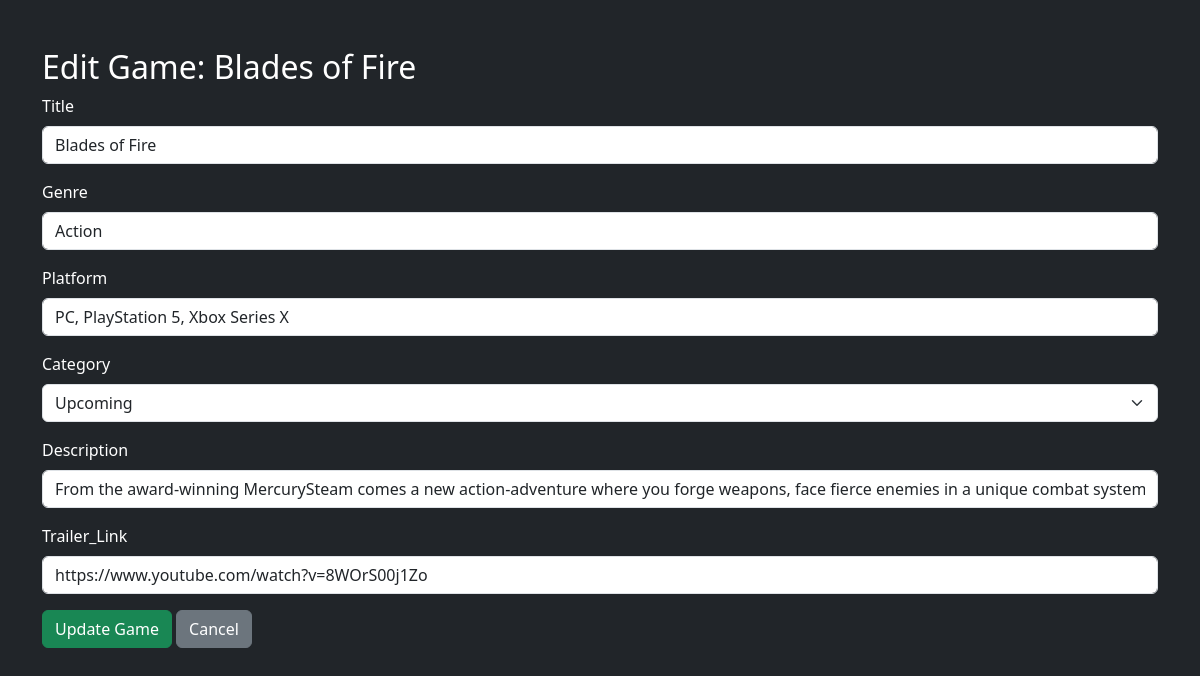
The app's page /admin/edit_game.php?id=13 (signed in) with its own data.
### tables this page shows
CREATE TABLE `games` (
  `id` int(11) NOT NULL,
  `title` varchar(100) DEFAULT NULL,
  `genre` varchar(50) DEFAULT NULL,
  `platform` varchar(50) DEFAULT NULL,
  `image` varchar(255) DEFAULT NULL,
  `created_at` timestamp NOT NULL DEFAULT current_timestamp(),
  `category` varchar(50) DEFAULT 'new',
  `description` text DEFAULT NULL,
  `trailer_url` varchar(255) DEFAULT NULL
);

### admin/edit_game.php (the view, shortened to what this page needs)
<?php
require_once "../includes/db.php";
$id = $_GET['id'] ?? null;
$stmt = $conn->prepare("SELECT * FROM games WHERE id = ?");
$stmt->bind_param("i", $id);
$stmt->execute();
$result = $stmt->get_result();
$game = $result->fetch_assoc();
?>
<!DOCTYPE html>
<html lang="en">
<head>
  <link href="https://cdn.jsdelivr.net/npm/bootstrap@5.3.2/dist/css/bootstrap.min.css" rel="stylesheet">
</head>
<body class="bg-dark text-white">
<div class="container mt-5">
  <h2>Edit Game: <?= htmlspecialchars($game['title']) ?></h2>
  <form action="update_process.php" method="POST">
    <div class="mb-3">
      <label class="form-label">Title</label>
      <input type="text" name="title" class="form-control" value="<?= htmlspecialchars($game['title']) ?>" required>
    </div>
    <div class="mb-3">
      <label class="form-label">Genre</label>
      <input type="text" name="genre" class="form-control" value="<?= htmlspecialchars($game['genre']) ?>" required>
    </div>
    <div class="mb-3">
      <label class="form-label">Platform</label>
      <input type="text" name="platform" class="form-control" value="<?= htmlspecialchars($game['platform']) ?>" required>
    </div>
    <div class="mb-3">
      <label class="form-label">Category</label>
      <select name="category" class="form-select">
        <option value="upcoming" <?= $game['category'] == 'upcoming' ? 'selected' : '' ?>>Upcoming</option>
      </select>
    </div>
            <div class="mb-3">
      <label class="form-label">Description</label>
      <input type="text" name="description" class="form-control" value="<?= htmlspecialchars($game['description']) ?>" required>
    </div>
         <div class="mb-3">
      <label class="form-label">Trailer_Link</label>
      <input type="text" name="trailer" class="form-control" value="<?= htmlspecialchars($game['trailer_url']) ?>" required>
    </div>
    <button type="submit" class="btn btn-success">Update Game</button>
    <a href="update_game.php" class="btn btn-secondary">Cancel</a>
  </form>
</div>
</body>
</html>

### records on screen
games: title "Blades of Fire", genre "Action", platform "PC, PlayStation 5, Xbox Series X", category "Upcoming", description "From the award-winning MercurySteam comes a new action-adventure where you forge weapons, face fierce enemies in a unique combat system.", trailer "https://www.youtube.com/watch?v=8WOrS00j1Zo"
